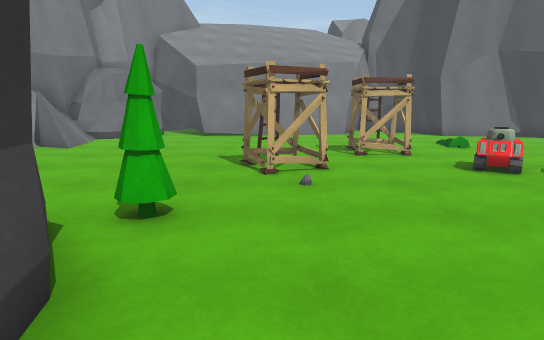
[1] (above)

24 first-person views from a walk through a scene from a Unity 3-D project. The camera is 1.4 m above the floor, tilts 10° down and sees 75° across. The floor is counted in squares, 1 m on a side. Each view is taken from the middle of a square. On the plan, view 1 faces up. The plan holds only what a view shows up to about 15 squares ahead; the rest is blank. The place goes on beyond the plan. The player character is not drawn. Some animated figures are not drawn.

[2]
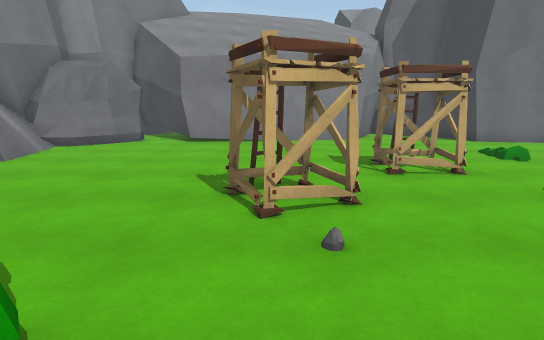

[3]
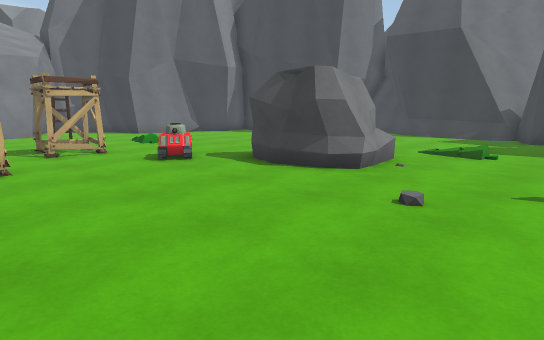

[4]
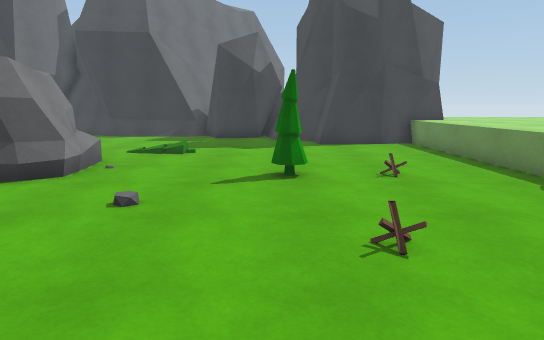

[5]
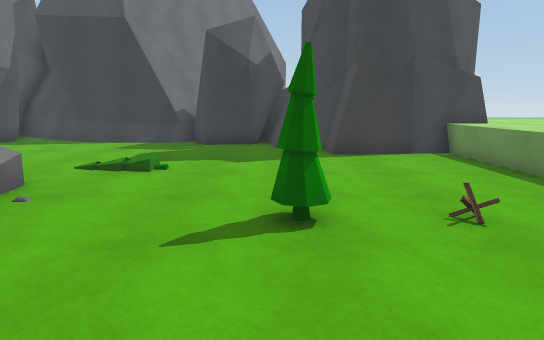

[6]
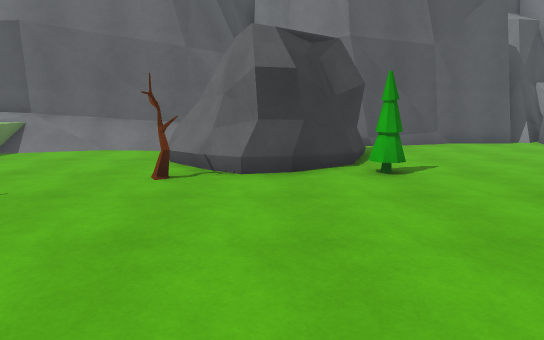

[7]
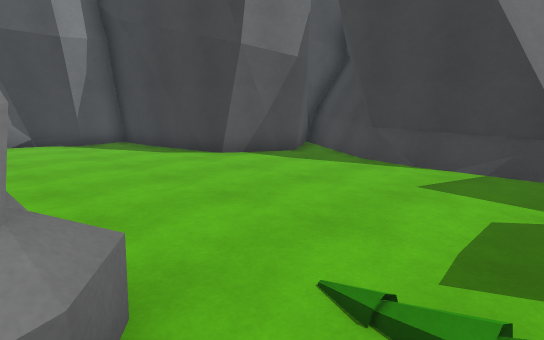

[8]
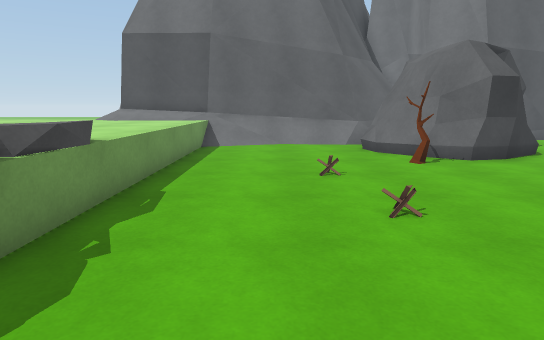

[9]
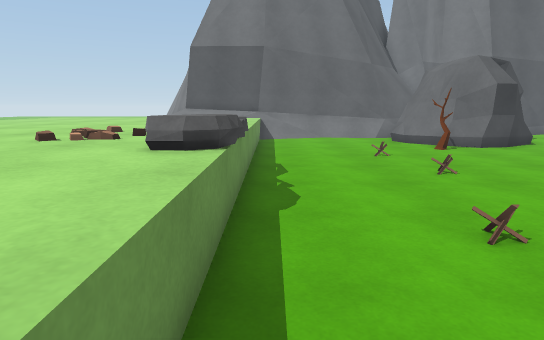

[10]
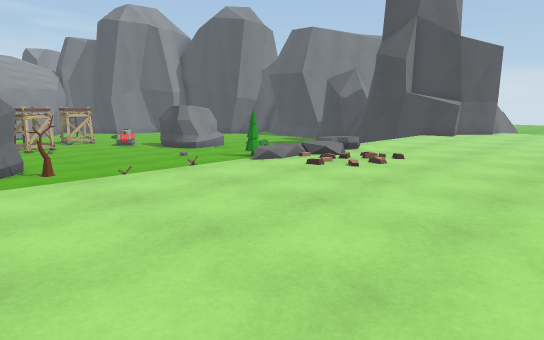

[11]
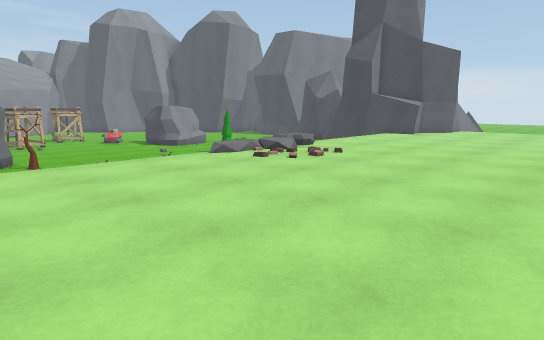

[12]
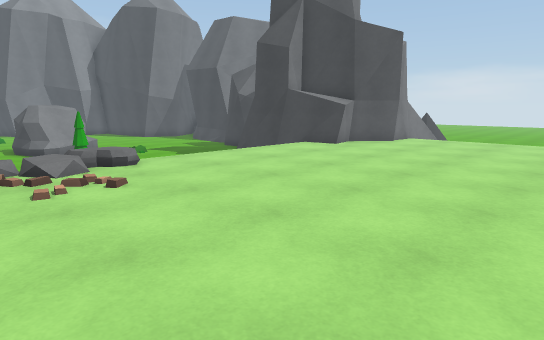

[13]
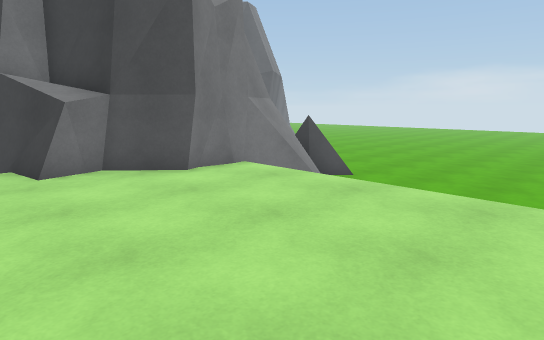

[14]
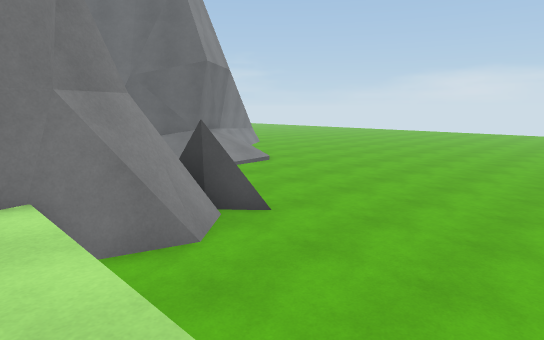

[15]
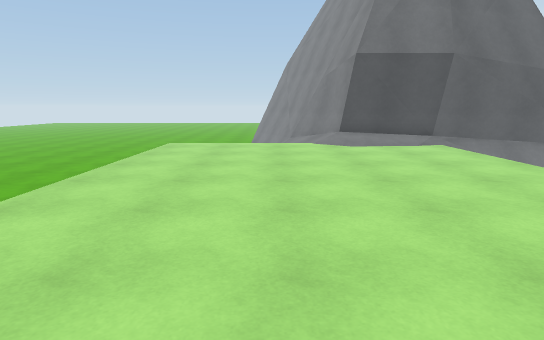

[16]
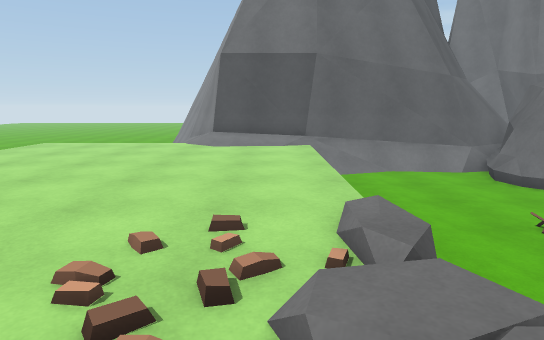

[17]
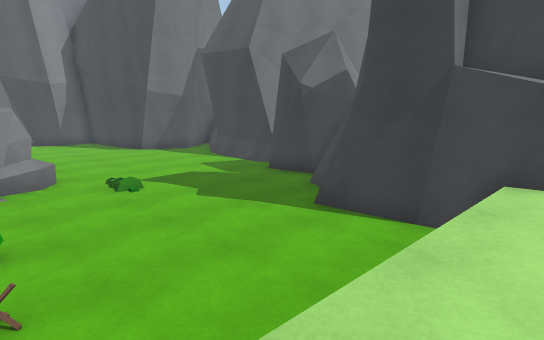

[18]
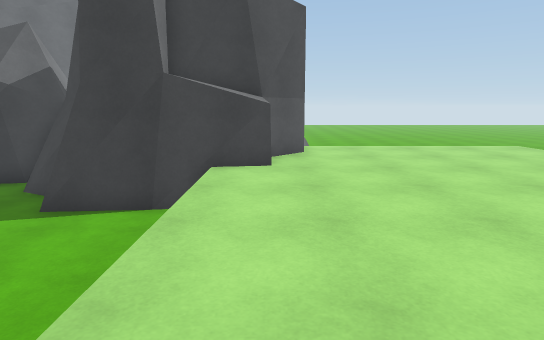

[19]
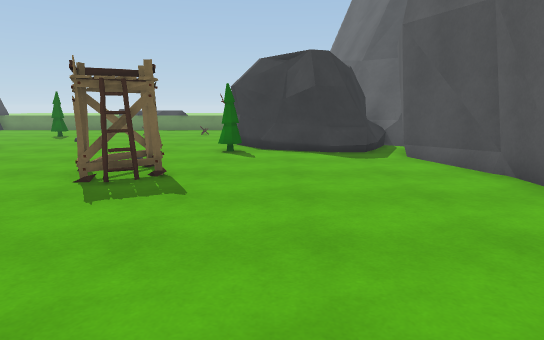

[20]
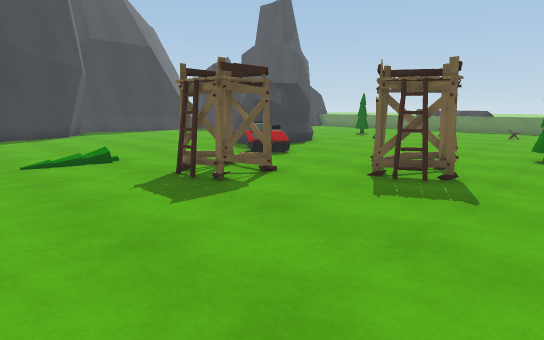

[21]
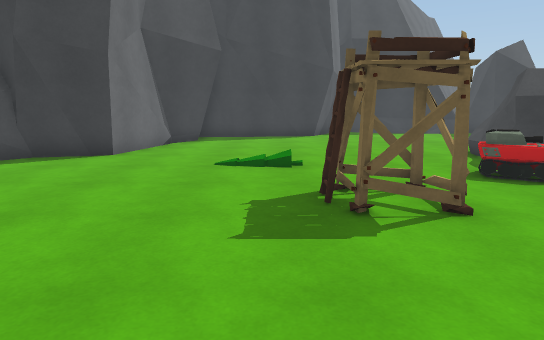

[22]
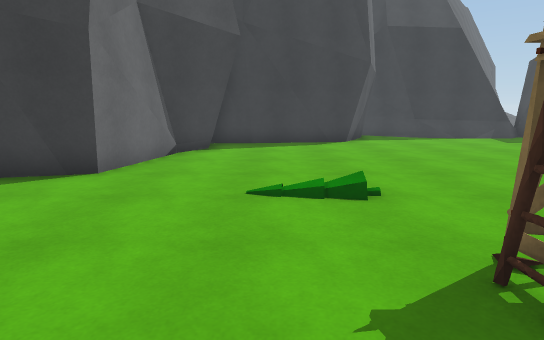

[23]
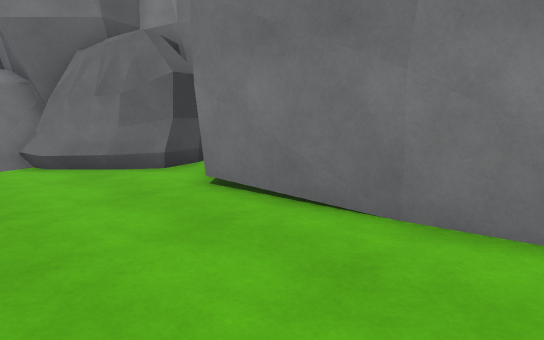

[24]
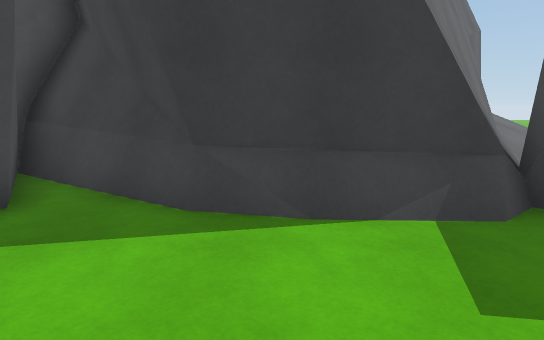

### Floor plan
Key: @ floor where view 1 was taken; # wall or solid block; x gap in a wall; . main floor; : floor 0.25 m higher than the main floor; + floor 1 m higher than the main floor; / step, stairs or slope; = window, fence, low wall or low ledge; ^ raised ledge; T tank; R tree; C rock; O other object.
Columns run from 10 left of view 1 to 25 right of it. Each row starts with its distance up from view 1.
 18  CCCC.######. ....###
 17 #CCCC...............######
 16 ##CC...................###
 15 ^==......................#
 14 #=#......................#
 13 ###=.....................#
 12  #...........OO..........##    ##
 11  ##..........OO...........#  ####
 10   #.......................######
  9   #......OOO...T.............##
  8   #.......OO...TT...........###
  7   #..............CCC........##
  6   ##.............CCC........#
  5    #CC..RR......CC C........#
  4     CCCCR........CCCC.......#
  3   #CCCCCC........C..........##
  2   #CC  CC............:.....####
  1   ##CCCCC.................##  ####
  0    ##CCC.R@...............##    =###
 -1    ##.C..........RR.......###   ///#
 -2    ##............R.......###      //
 -3    ##...................###
 -4    ##...................#
 -5    #/...................#
 -6    #//..................##
 -7    #+++++++++/O=C++++++++#
 -8    #+++++++++++/+++++++++#########=.
 -9    #++++++++++//+++++++++++#######..
-10   ##/++++++++++++++++++++++++=.=....
-11   #/++++++++++++++++++++++++++......
-12    /++++++++++++++++++++++++++......
-13    =++++++++++++++++++++++++++......
-14    =++++++++++++++++++++++++++ .....
-15    =++++++++++++++++++++++++++  ....
-16    =++++++++++++++     + +++++
-17    x++++++++++             +++

Positions as (right, up) in squares from view 1, and headings:
1: (0, 0), facing up
2: (0, 3), facing up
3: (0, -1), facing up-right
4: (0, -1), facing right
5: (3, -1), facing right
6: (6, 2), facing left
7: (9, 2), facing up-right
8: (8, -4), facing left
9: (11, -6), facing left
10: (-4, -14), facing up-right
11: (-4, -16), facing up-right
12: (3, -16), facing up-right
13: (13, -16), facing up-right
14: (18, -15), facing up-right
15: (7, -13), facing left
16: (7, -8), facing left
17: (7, -8), facing up-right
18: (6, -8), facing right
19: (-3, 16), facing down
20: (-3, 16), facing down-right
21: (-2, 13), facing right
22: (1, 14), facing right
23: (2, 14), facing up-left
24: (13, 6), facing right
